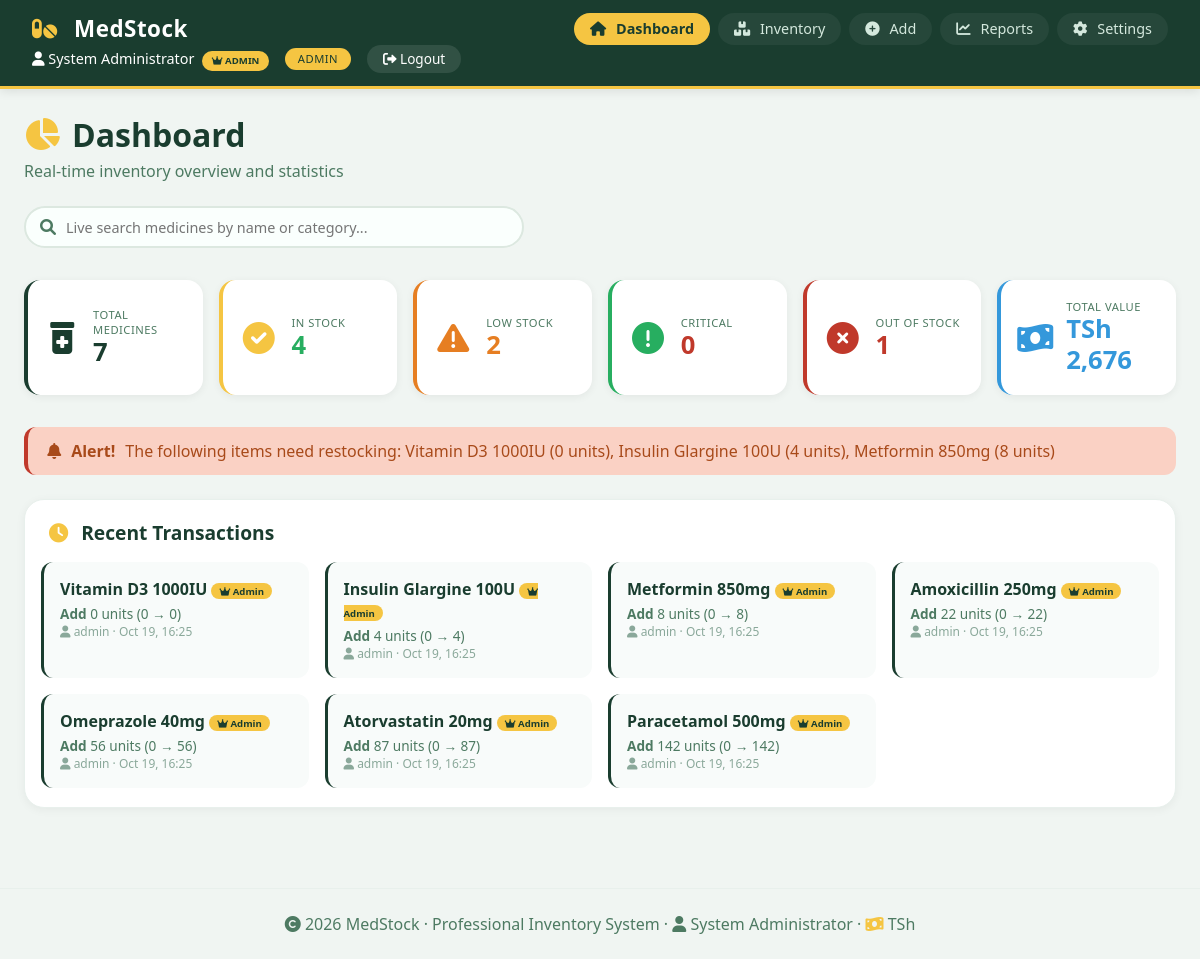
Screenshot of /index4.php?page=dashboard (signed in) with the database file from the repository.
### tables this page shows
CREATE TABLE IF NOT EXISTS stock_transactions (
    id INT AUTO_INCREMENT PRIMARY KEY,
    medicine_id INT NOT NULL,
    user_id INT NOT NULL,
    transaction_type ENUM('add', 'remove', 'adjust', 'restock', 'sale') NOT NULL,
    quantity INT NOT NULL,
    previous_stock INT NOT NULL,
    new_stock INT NOT NULL,
    notes TEXT,
    created_at TIMESTAMP DEFAULT CURRENT_TIMESTAMP,
    FOREIGN KEY (medicine_id) REFERENCES medicines(id) ON DELETE CASCADE,
    FOREIGN KEY (user_id) REFERENCES users(id) ON DELETE CASCADE,
    INDEX idx_medicine (medicine_id),
    INDEX idx_created (created_at)
);

CREATE TABLE IF NOT EXISTS medicines (
    id INT AUTO_INCREMENT PRIMARY KEY,
    name VARCHAR(200) NOT NULL,
    category VARCHAR(100) NOT NULL,
    stock INT NOT NULL DEFAULT 0,
    unit VARCHAR(20) DEFAULT 'units',
    price DECIMAL(10,2) DEFAULT 0.00,
    expiry_date DATE NULL,
    supplier VARCHAR(200),
    reorder_level INT DEFAULT 10,
    critical_level INT DEFAULT 5,
    created_by INT,
    created_at TIMESTAMP DEFAULT CURRENT_TIMESTAMP,
    updated_at TIMESTAMP DEFAULT CURRENT_TIMESTAMP ON UPDATE CURRENT_TIMESTAMP,
    FOREIGN KEY (created_by) REFERENCES users(id) ON DELETE SET NULL,
    INDEX idx_name (name),
    INDEX idx_category (category),
    INDEX idx_stock (stock)
);

CREATE TABLE IF NOT EXISTS users (
    id INT AUTO_INCREMENT PRIMARY KEY,
    username VARCHAR(50) UNIQUE NOT NULL,
    email VARCHAR(100) UNIQUE NOT NULL,
    password_hash VARCHAR(255) NOT NULL,
    full_name VARCHAR(100) NOT NULL,
    role ENUM('admin', 'manager', 'staff') DEFAULT 'staff',
    is_active BOOLEAN DEFAULT TRUE,
    created_at TIMESTAMP DEFAULT CURRENT_TIMESTAMP,
    last_login TIMESTAMP NULL,
    INDEX idx_username (username),
    INDEX idx_email (email)
);

### index4.php (the view, shortened to what this page needs)
<?php
class Database {
    private static $instance = null;
    private $conn;
    private function __construct() {
        try {
            $this->conn = new PDO(
                "mysql:host=" . DB_HOST . ";dbname=" . DB_NAME . ";charset=utf8mb4",
                DB_USER,
                DB_PASS,
                [
                    PDO::ATTR_ERRMODE => PDO::ERRMODE_EXCEPTION,
                    PDO::ATTR_DEFAULT_FETCH_MODE => PDO::FETCH_ASSOC,
                    PDO::ATTR_EMULATE_PREPARES => false
                ]
            );
        } catch (PDOException $e) {
            die("Database connection failed: " . $e->getMessage() .
                "<br><br>Please ensure MySQL is running and the database exists.<br>
                Run the database.sql file to create the database structure.");
        }
    }
    public static function getInstance() {
        if (self::$instance === null) {
            self::$instance = new self();
        }
        return self::$instance;
    }
    public function prepare($sql) {
        return $this->conn->prepare($sql);
    }
}
class SessionManager {
    public static function get($key, $default = null) {
        return $_SESSION[$key] ?? $default;
    }
    public static function has($key) {
        return isset($_SESSION[$key]);
    }
    public static function isLoggedIn() {
        return self::has('user_id');
    }
    public static function getUser() {
        return self::get('user');
    }
    public static function getUserRole() {
        return self::get('user_role');
    }
    public static function isAdmin() {
        return self::getUserRole() === 'admin';
    }
}
class Inventory {
    public static function getAll($search = '', $category = '') {
        try {
            $db = Database::getInstance();
            $sql = "SELECT * FROM medicines WHERE 1=1";
            $params = [];
            $sql .= " ORDER BY created_at DESC";
            $stmt = $db->prepare($sql);
            $stmt->execute($params);
            return $stmt->fetchAll();
        } catch (PDOException $e) {
            return [];
        }
    }
    public static function getStats() {
        try {
            $db = Database::getInstance();
            $stmt = $db->prepare("SELECT COUNT(*) as total FROM medicines");
            $stmt->execute();
            $total = $stmt->fetch()['total'];
            $stmt = $db->prepare("
                SELECT
                    SUM(CASE WHEN stock <= 0 THEN 1 ELSE 0 END) as out_of_stock,
                    SUM(CASE WHEN stock > 0 AND stock <= critical_level THEN 1 ELSE 0 END) as critical,
                    SUM(CASE WHEN stock > critical_level AND stock <= reorder_level THEN 1 ELSE 0 END) as low_stock,
                    SUM(CASE WHEN stock > reorder_level THEN 1 ELSE 0 END) as in_stock,
                    SUM(stock) as total_units,
                    SUM(price * stock) as total_value
                FROM medicines
            ");
            $stmt->execute();
            $result = $stmt->fetch();
            return array_merge(['total_medicines' => $total], $result);
        } catch (PDOException $e) {
            return [
                'total_medicines' => 0,
                'out_of_stock' => 0,
                'critical' => 0,
                'low_stock' => 0,
                'in_stock' => 0,
                'total_units' => 0,
                'total_value' => 0
            ];
        }
    }
    public static function getRecentTransactions($limit = 20) {
        try {
            $db = Database::getInstance();
            $stmt = $db->prepare("
                SELECT t.*, m.name as medicine_name, u.username, u.role
                FROM stock_transactions t
                JOIN medicines m ON t.medicine_id = m.id
                JOIN users u ON t.user_id = u.id
                ORDER BY t.created_at DESC LIMIT ?
            ");
            $stmt->execute([$limit]);
            return $stmt->fetchAll();
        } catch (PDOException $e) {
            return [];
        }
    }
    public static function getLowStockItems() {
        try {
            $db = Database::getInstance();
            $stmt = $db->prepare("
                SELECT * FROM medicines
                WHERE stock <= reorder_level
                ORDER BY stock ASC
                LIMIT 10
            ");
            $stmt->execute();
            return $stmt->fetchAll();
        } catch (PDOException $e) {
            return [];
        }
    }
}
$page = $_GET['page'] ?? 'dashboard';
$stats = [];
$recent_transactions = [];
$low_stock_items = [];
$user = SessionManager::getUser();
$is_admin = SessionManager::isAdmin();
if (SessionManager::isLoggedIn()) {
    $search = $_GET['search'] ?? '';
    $category_filter = $_GET['category'] ?? '';
    $medicines = Inventory::getAll($search, $category_filter);
    $stats = Inventory::getStats();
    $recent_transactions = Inventory::getRecentTransactions();
    $low_stock_items = Inventory::getLowStockItems();
}
?>
<!DOCTYPE html>
<html lang="en">
<head>
    <link rel="stylesheet" href="https://cdnjs.cloudflare.com/ajax/libs/font-awesome/6.0.0-beta3/css/all.min.css">
</head>
<body>
<nav class="navbar">
    <div class="logo">
        <i class="fas fa-pills"></i> MedStock
    </div>
    <?php if (SessionManager::isLoggedIn()): ?>
    <div class="nav-links">
        <a href="?page=dashboard" class="<?php echo $page == 'dashboard' ? 'active' : ''; ?>">
            <i class="fas fa-home"></i> Dashboard
        </a>
        <a href="?page=inventory" class="<?php echo $page == 'inventory' ? 'active' : ''; ?>">
            <i class="fas fa-boxes"></i> Inventory
        </a>
        <?php if ($is_admin): ?>
        <a href="?page=add" class="<?php echo $page == 'add' ? 'active' : ''; ?>">
            <i class="fas fa-plus-circle"></i> Add
        </a>
        <?php endif; ?>
        <a href="?page=reports" class="<?php echo $page == 'reports' ? 'active' : ''; ?>">
            <i class="fas fa-chart-line"></i> Reports
        </a>
        <a href="?page=settings" class="<?php echo $page == 'settings' ? 'active' : ''; ?>">
            <i class="fas fa-cog"></i> Settings
        </a>
    </div>
    <div class="user-section">
        <span class="user-name">
            <i class="fas fa-user"></i> <?php echo htmlspecialchars($user['full_name'] ?? $user['username'] ?? ''); ?>
            <?php if ($is_admin): ?>
            <span class="admin-badge"><i class="fas fa-crown"></i> Admin</span>
            <?php endif; ?>
        </span>
        <span class="user-role <?php echo $is_admin ? 'admin' : ''; ?>">
            <?php echo strtoupper(htmlspecialchars($user['role'] ?? 'staff')); ?>
        </span>
        <form method="POST" style="display:inline;">
            <button type="submit" name="logout" class="logout-btn">
                <i class="fas fa-sign-out-alt"></i> Logout
            </button>
        </form>
    </div>
    <?php endif; ?>
</nav>
<div class="container">
    <?php if ($page == 'dashboard' && SessionManager::isLoggedIn()): ?>
    <div class="page-header">
        <h1><i class="fas fa-chart-pie"></i> Dashboard</h1>
        <p>Real-time inventory overview and statistics</p>
    </div>
    <div style="margin-bottom: 2rem;">
        <div class="live-search-container">
            <i class="fas fa-search search-icon"></i>
            <input type="text" id="liveSearchInput" placeholder="Live search medicines by name or category..." autocomplete="off">
        </div>
    </div>
    <div class="stats-grid">
        <div class="stat-card">
            <i class="fas fa-prescription-bottle-alt"></i>
            <div class="stat-info">
                <h3>Total Medicines</h3>
                <div class="number"><?php echo $stats['total_medicines'] ?? 0; ?></div>
            </div>
        </div>
        <div class="stat-card">
            <i class="fas fa-check-circle"></i>
            <div class="stat-info">
                <h3>In Stock</h3>
                <div class="number" style="color:#27ae60;"><?php echo $stats['in_stock'] ?? 0; ?></div>
            </div>
        </div>
        <div class="stat-card">
            <i class="fas fa-exclamation-triangle"></i>
            <div class="stat-info">
                <h3>Low Stock</h3>
                <div class="number" style="color:#e67e22;"><?php echo $stats['low_stock'] ?? 0; ?></div>
            </div>
        </div>
        <div class="stat-card">
            <i class="fas fa-exclamation-circle"></i>
            <div class="stat-info">
                <h3>Critical</h3>
                <div class="number" style="color:#c0392b;"><?php echo $stats['critical'] ?? 0; ?></div>
            </div>
        </div>
        <div class="stat-card">
            <i class="fas fa-times-circle"></i>
            <div class="stat-info">
                <h3>Out of Stock</h3>
                <div class="number" style="color:#c0392b;"><?php echo $stats['out_of_stock'] ?? 0; ?></div>
            </div>
        </div>
        <div class="stat-card">
            <i class="fas fa-money-bill-wave"></i>
            <div class="stat-info">
                <h3>Total Value</h3>
                <div class="number" style="color:#3498db;">TSh <?php echo number_format($stats['total_value'] ?? 0, 0); ?></div>
            </div>
        </div>
    </div>
    <?php if (!empty($low_stock_items)): ?>
    <div class="alert alert-danger" style="margin-bottom:1.5rem;">
        <i class="fas fa-bell"></i>
        <strong>Alert!</strong> The following items need restocking:
        <?php
        $alert_items = [];
        foreach ($low_stock_items as $item) {
            $alert_items[] = $item['name'] . ' (' . $item['stock'] . ' units)';
        }
        echo implode(', ', $alert_items);
        ?>
    </div>
    <?php endif; ?>
    <div class="table-wrapper">
        <div class="table-header">
            <h2><i class="fas fa-clock"></i> Recent Transactions</h2>
        </div>
        <?php if (!empty($recent_transactions)): ?>
        <div class="transactions-grid">
            <?php foreach ($recent_transactions as $trans): ?>
            <div class="transaction-card">
                <div class="med-name">
                    <?php echo htmlspecialchars($trans['medicine_name']); ?>
                    <?php if ($trans['role'] === 'admin'): ?>
                    <span class="admin-tag"><i class="fas fa-crown"></i> Admin</span>
                    <?php endif; ?>
                </div>
                <div class="details">
                    <strong><?php echo ucfirst($trans['transaction_type']); ?></strong>
                    <?php echo $trans['quantity']; ?> units
                    (<?php echo $trans['previous_stock']; ?> → <?php echo $trans['new_stock']; ?>)
                </div>
                <div class="time">
                    <i class="fas fa-user"></i> <?php echo htmlspecialchars($trans['username']); ?>
                    · <?php echo date('M d, H:i', strtotime($trans['created_at'])); ?>
                </div>
            </div>
            <?php endforeach; ?>
        </div>
        <?php else: ?>
        <p style="color:#4d7a62; padding:1rem; text-align:center;">No transactions yet.</p>
        <?php endif; ?>
    </div>
    <?php endif; ?>
</div>
<div style="text-align:center; padding:1.5rem; color:#4d7a62; border-top:1px solid #e8f0ec; margin-top:2rem;">
    <i class="fas fa-copyright"></i> 2026 MedStock · Professional Inventory System
    <?php if (SessionManager::isLoggedIn()): ?>
    · <i class="fas fa-user"></i> <?php echo htmlspecialchars($user['full_name'] ?? $user['username'] ?? ''); ?>
    <?php endif; ?>
    · <i class="fas fa-money-bill-wave" style="color:#f5c542;"></i> TSh
</div>
</body>
</html>

### rows the page displays
stock_transactions: medicine.name "Vitamin D3 1000IU", transaction_type "Add", quantity "0", previous_stock "0", new_stock "0", user.username "admin", created_at "Oct 19, 16:25"
stock_transactions: medicine.name "Insulin Glargine 100U", transaction_type "Add", quantity "4", previous_stock "0", new_stock "4", user.username "admin", created_at "Oct 19, 16:25"
stock_transactions: medicine.name "Metformin 850mg", transaction_type "Add", quantity "8", previous_stock "0", new_stock "8", user.username "admin", created_at "Oct 19, 16:25"
stock_transactions: medicine.name "Amoxicillin 250mg", transaction_type "Add", quantity "22", previous_stock "0", new_stock "22", user.username "admin", created_at "Oct 19, 16:25"
stock_transactions: medicine.name "Omeprazole 40mg", transaction_type "Add", quantity "56", previous_stock "0", new_stock "56", user.username "admin", created_at "Oct 19, 16:25"
stock_transactions: medicine.name "Atorvastatin 20mg", transaction_type "Add", quantity "87", previous_stock "0", new_stock "87", user.username "admin", created_at "Oct 19, 16:25"
stock_transactions: medicine.name "Paracetamol 500mg", transaction_type "Add", quantity "142", previous_stock "0", new_stock "142", user.username "admin", created_at "Oct 19, 16:25"

### other values shown
$user['full_name'] "System Administrator"
$user['role'] "ADMIN"
$stats['total_medicines'] "7"
$stats['in_stock'] "4"
$stats['low_stock'] "2"
$stats['critical'] "0"
$stats['out_of_stock'] "1"
$stats['total_value'] "2,676"
implode(', ', $alert_items) "Vitamin D3 1000IU (0 units), Insulin Glargine 100U (4 units), Metformin 850mg (8 units)"
